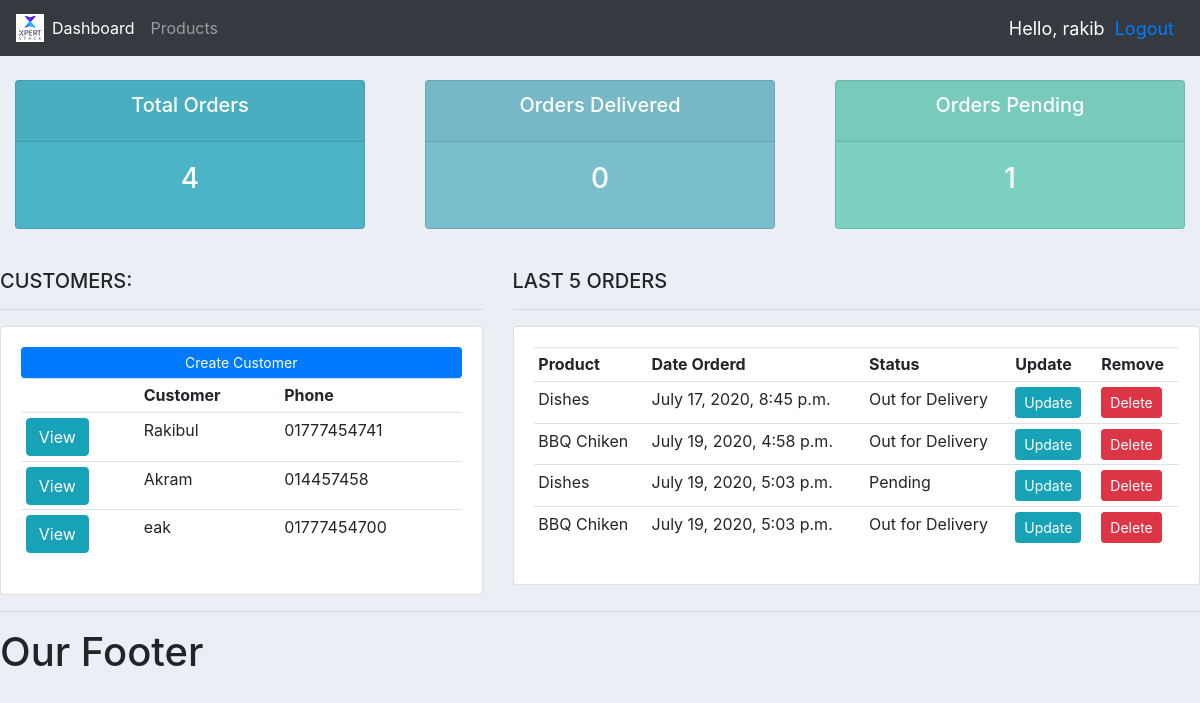
The app's page / (signed in) with its own data.
### accounts/models.py (models this page shows, shortened)
class Customer(models.Model):
    name = models.CharField(max_length=200, null= True)
    phone = models.CharField(max_length=200, null= True)
    email = models.CharField(max_length=200, null= True)
    date_created = models.DateTimeField(auto_now_add= True, null= True)

class Order(models.Model):
    STATUS = (
        ('Pending', 'Pending'),
        ('Out for Delivery', 'Out for Delivery'),
        ('Delivered', 'Delivered'),
        )
    customer= models.ForeignKey(Customer, null=True, on_delete = models.SET_NULL)
    product = models.ForeignKey(Product, null=True, on_delete= models.SET_NULL)
    date_created = models.DateTimeField(auto_now_add= True, null= True)
    status = models.CharField(max_length=200, null= True, choices=STATUS )
    note = models.CharField(max_length=1000, null= True )

class Product(models.Model):
    CATEGORY = (
        ('Indoor','Indoor'),
        ('Out Door', 'Out Door'),
        )
    name = models.CharField(max_length=200, null= True)
    price = models.FloatField( null= True)
    category = models.CharField(max_length=200, null= True, choices=CATEGORY )
    description = models.CharField(max_length=200, null= True, blank= True)
    date_created = models.DateTimeField(auto_now_add= True, null= True)
    tag = models.ManyToManyField(Tag)
    def __str__(self):
        return self.name

### accounts/views.py (the view)
# urls.py: path('', views.HomeView, name= "home" ),
@login_required(login_url = 'login')
def HomeView(request):
    customers = Customer.objects.all()
    orders = Order.objects.all()
    total_customers = customers.count()
    total_orders = orders.count()
    delivered = orders.filter(status='Delivered').count()
    pending = orders.filter(status='Pending').count()
    context = {'customers': customers, 'orders': orders, 'total_orders':total_orders, 'delivered':delivered, 'pending': pending  }
    return render (request, "accounts/dashboard.html" ,  context )

### templates/accounts/dashboard.html
{% extends "accounts/main.html" %}
{% block content %}
{%  include "accounts/status.html" %}
<br>
<div class="row">
	<div class="col-md-5">
		<h5>CUSTOMERS:</h5>
		<hr>
		<div class="card card-body">
			<a class="btn btn-primary  btn-sm btn-block" href="">Create Customer</a>
			<table class="table table-sm">
				<tr>
					<th></th>
					<th>Customer</th>
					<th>Phone</th>
				</tr>
				{% for customer in customers %}
				<tr>
					<td><a class="btn btn-info " href="{% url 'customer' customer.id %}">View</a></td>
					<td>{{ customer.name }}</td>
					<td>{{ customer.phone }}</td>
				</tr>
				{% endfor %}
			</table>
		</div>
	</div>
	<div class="col-md-7">
		<h5>LAST 5 ORDERS</h5>
		<hr>
		<div class="card card-body">
			<table class="table table-sm">
				<tr>
					<th>Product</th>
					<th>Date Orderd</th>
					<th>Status</th>
					<th>Update</th>
					<th>Remove</th>
				</tr>
				{% for order  in orders %}
				<tr>
					<td>{{ order.product }}</td>
					<td>{{ order.date_created  }}</td>
					<td>{{ order.status  }}</td>
					<td><a class ="btn btn-sm btn-info" href="{% url 'update_order' order.id %}">Update</a></td>
					<td><a class ="btn btn-sm btn-danger" href="{% url 'delete_order' order.id %}"> Delete </a></td>
				</tr>
				{% endfor %}
			</table>
		</div>
	</div>
</div>
{% endblock  %}

### templates/accounts/main.html (shortened to what this page needs)
{% load static %}
<!DOCTYPE html>
<head>
    <link rel="stylesheet" href="https://stackpath.bootstrapcdn.com/bootstrap/4.5.0/css/bootstrap.min.css">
    <link rel="stylesheet" type="text/css" href="{% static '/css/main.css' %} ">
</head>
<body>
    {%  include "accounts/navbar.html" %}
    {% block content %}
    {% endblock  %}
    <hr>
    <h1> Our Footer  </h1>
</body>
</html>

### templates/accounts/navbar.html (shortened to what this page needs)
{% load static %}
<nav class="navbar navbar-expand-lg navbar-dark bg-dark">
    <img src="{% static 'images/logo.png' %}">
    <div class="collapse navbar-collapse" id="navbarNav">
      <ul class="navbar-nav">
        <li class="nav-item active">
          <a class="nav-link" href="{% url 'home' %} ">Dashboard</a>
        </li>
        <li class="nav-item">
          <a class="nav-link" href="{% url 'products' %}">Products</a>
        </li>
      </ul>
    </div>
    <span class="hello-msg" > Hello, {{ request.user }} </span>
    <span class="hello-msg"> <a href="{% url 'logout' %}">Logout </a></span>
  </nav>

### templates/accounts/status.html
<br>
<div class="row">
	<div class="col">
		<div class="col-md">
			<div class="card text-center text-white  mb-3" id="total-orders">
			  	<div class="card-header">
			  		<h5 class="card-title">Total Orders</h5>
			  	</div>
			  	<div class="card-body">
			    	<h3 class="card-title">{{ total_orders }}</h3>
			  	</div>
			</div>
		</div>
	</div>
	<div class="col">
		<div class="col-md">
			<div class="card text-center text-white  mb-3" id="orders-delivered">
			  	<div class="card-header">
			  		<h5 class="card-title">Orders Delivered</h5>
			  	</div>
			  	<div class="card-body">
			    	<h3 class="card-title">{{ delivered }}</h3>
			  	</div>
			</div>
		</div>
	</div>
	<div class="col">
		<div class="col-md">
			<div class="card text-center text-white  mb-3" id="orders-pending">
			  	<div class="card-header">
			  		<h5 class="card-title">Orders Pending</h5>
			  	</div>
			  	<div class="card-body">
			    	<h3 class="card-title">{{ pending  }}</h3>
			  	</div>
			</div>
		</div>
	</div>
</div>

### static/css/main.css (style rules this page uses)
body { background-color: #ebeff5; }
#total-orders { background-color: #4cb4c7; }
#orders-delivered { background-color: #7abecc; }
#orders-pending { background-color: #7CD1C0; }

### templates/accounts/navbar.html (style rules this page uses)
.hello-msg { font-size: 18px; color: #fff; margin-right: 10px; }

### records on screen
Customer: name "Rakibul", phone "01777454741"
Customer: name "Akram", phone "014457458"
Customer: name "eak", phone "01777454700"
Order: product "Dishes", date_created "July 17, 2020, 8:45 p.m.", status "Out for Delivery"
Order: product "BBQ Chiken", date_created "July 19, 2020, 4:58 p.m.", status "Out for Delivery"
Order: product "Dishes", date_created "July 19, 2020, 5:03 p.m.", status "Pending"
Order: product "BBQ Chiken", date_created "July 19, 2020, 5:03 p.m.", status "Out for Delivery"

### other values on screen
{{ request.user }} "rakib"
{{ total_orders }} "4"
{{ delivered }} "0"
{{ pending }} "1"
